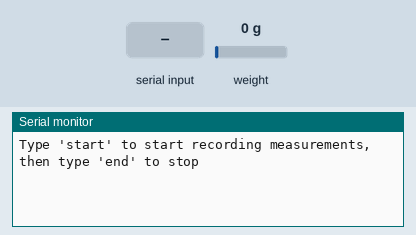
This sketch was run on a simulated Arduino Uno, built with avr-gcc and run on an emulated ATmega328P. Shown: the last lines printed to the serial monitor. The test bench sets the inputs (shaded band); at power-on: weight on the scale 0 g.

Above: at 2.2 s.
2.3 s: "start\n" received over Serial
At 2.56 s:
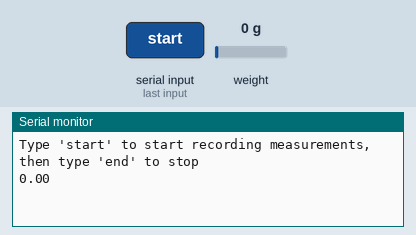
4.3 s: "end\n" received over Serial
At 5.3 s:
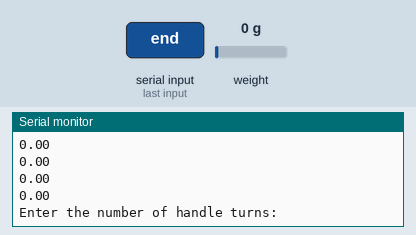
5.8 s: "reset\n" received over Serial
At 6.2 s:
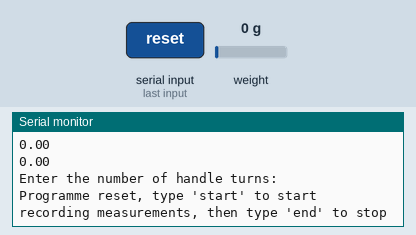

Measured:
- after the input at 2.3 s, the serial monitor: prints a new line after 0.11 s (image 1)
- after the input at 4.3 s, the serial monitor: prints a new line at once (image 2)
- after the input at 5.8 s, the serial monitor: prints a new line at once (image 3)

The sketch:

ProjectCode_v1.6.ino
```cpp
#include <HX711.h>

HX711 scale;

const int LOADCELL_DOUT_PIN = 4;
const int LOADCELL_SCK_PIN = 5;

const float CALIBRATION_FACTOR = 10000;

enum State {
  IDLE,
  RUNNING,
  WAITING,
  RESET
};

State currentState = IDLE;
float maxload = 0.0; // Variable to track the max load
int numHandleTurns = 0; // Variable to store number of handle turns

void setup() {
  Serial.begin(9600);
  scale.begin(LOADCELL_DOUT_PIN, LOADCELL_SCK_PIN);
  scale.set_scale(CALIBRATION_FACTOR);
  scale.tare();
  Serial.println("Type 'start' to start recording measurements, then type 'end' to stop");
}

void loop() {
  if (Serial.available() > 0) {
    String input = Serial.readStringUntil('\n');
    input.trim();

    if (input.equals("start")) {
      currentState = RUNNING;
    } else if (input.equals("end")) {
      currentState = WAITING;
      Serial.println("Enter the number of handle turns:");
    } else if (input.equals("reset")) {
      currentState = RESET;
      Serial.println("Programme reset, type 'start' to start recording measurements, then type 'end' to stop");
    } else if (currentState == WAITING) {
      numHandleTurns = input.toInt();
      currentState = IDLE;
      Serial.print("Maximum load: ");
      Serial.println(maxload);
      Serial.println("Type 'reset' to reset the programme");
      maxload = 0.0; // Reset max load after print
    }
  }

  switch (currentState) {
    case IDLE:
      break;

    case RUNNING:
      float load = scale.get_units();
      Serial.println(load);

      // Update max load if greater than current
      if (load > maxload) {
        maxload = load;
      }

      delay(100);
      break;

    case RESET:
      currentState = IDLE;
      scale.tare();
      Serial.flush(); // Clear serial buffer

      // Clear serial monitor
      Serial.write("\033[2J");
      Serial.write("\033[H");

      break;
  }
}
```
